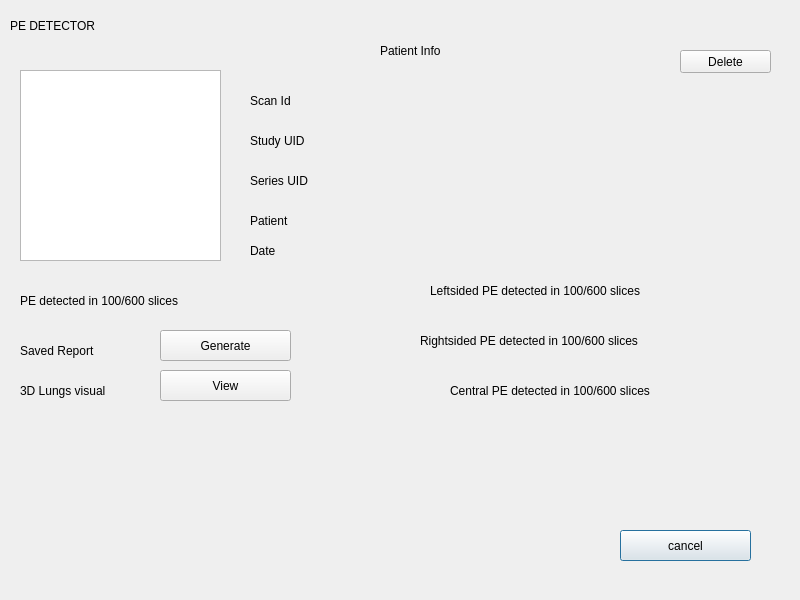
<?xml version="1.0" encoding="UTF-8"?>
<ui version="4.0">
 <class>Dialog</class>
 <widget class="QDialog" name="Dialog">
  <property name="geometry">
   <rect>
    <x>0</x>
    <y>0</y>
    <width>800</width>
    <height>600</height>
   </rect>
  </property>
  <property name="windowTitle">
   <string>Dialog</string>
  </property>
  <widget class="QLabel" name="label">
   <property name="geometry">
    <rect>
     <x>10</x>
     <y>10</y>
     <width>231</width>
     <height>31</height>
    </rect>
   </property>
   <property name="styleSheet">
    <string notr="true">font: 24pt &quot;Sans Serif&quot;;</string>
   </property>
   <property name="text">
    <string>PE DETECTOR</string>
   </property>
  </widget>
  <widget class="QLabel" name="label_2">
   <property name="geometry">
    <rect>
     <x>250</x>
     <y>90</y>
     <width>181</width>
     <height>21</height>
    </rect>
   </property>
   <property name="styleSheet">
    <string notr="true">font: 12pt &quot;Sans Serif&quot;;</string>
   </property>
   <property name="text">
    <string>Scan Id</string>
   </property>
  </widget>
  <widget class="QLabel" name="label_3">
   <property name="geometry">
    <rect>
     <x>250</x>
     <y>130</y>
     <width>171</width>
     <height>21</height>
    </rect>
   </property>
   <property name="styleSheet">
    <string notr="true">font: 12pt &quot;Sans Serif&quot;;</string>
   </property>
   <property name="text">
    <string>Study UID</string>
   </property>
  </widget>
  <widget class="QPushButton" name="pushButton">
   <property name="geometry">
    <rect>
     <x>620</x>
     <y>530</y>
     <width>131</width>
     <height>31</height>
    </rect>
   </property>
   <property name="styleSheet">
    <string notr="true">font: 12pt &quot;Sans Serif&quot;;</string>
   </property>
   <property name="text">
    <string>cancel</string>
   </property>
  </widget>
  <widget class="QPushButton" name="pushButton_4">
   <property name="geometry">
    <rect>
     <x>680</x>
     <y>50</y>
     <width>91</width>
     <height>23</height>
    </rect>
   </property>
   <property name="styleSheet">
    <string notr="true">font: 12pt &quot;Sans Serif&quot;;</string>
   </property>
   <property name="text">
    <string>Delete</string>
   </property>
  </widget>
  <widget class="QLabel" name="label_4">
   <property name="geometry">
    <rect>
     <x>250</x>
     <y>170</y>
     <width>171</width>
     <height>21</height>
    </rect>
   </property>
   <property name="styleSheet">
    <string notr="true">font: 12pt &quot;Sans Serif&quot;;</string>
   </property>
   <property name="text">
    <string>Series UID</string>
   </property>
  </widget>
  <widget class="QLabel" name="label_5">
   <property name="geometry">
    <rect>
     <x>250</x>
     <y>210</y>
     <width>81</width>
     <height>21</height>
    </rect>
   </property>
   <property name="styleSheet">
    <string notr="true">font: 12pt &quot;Sans Serif&quot;;</string>
   </property>
   <property name="text">
    <string>Patient</string>
   </property>
  </widget>
  <widget class="QLabel" name="label_6">
   <property name="geometry">
    <rect>
     <x>20</x>
     <y>290</y>
     <width>261</width>
     <height>21</height>
    </rect>
   </property>
   <property name="styleSheet">
    <string notr="true">font: 12pt &quot;Sans Serif&quot;;</string>
   </property>
   <property name="text">
    <string>PE detected in 100/600 slices</string>
   </property>
  </widget>
  <widget class="QLabel" name="label_7">
   <property name="geometry">
    <rect>
     <x>250</x>
     <y>240</y>
     <width>171</width>
     <height>21</height>
    </rect>
   </property>
   <property name="styleSheet">
    <string notr="true">font: 12pt &quot;Sans Serif&quot;;</string>
   </property>
   <property name="text">
    <string>Date</string>
   </property>
  </widget>
  <widget class="QGraphicsView" name="graphicsView">
   <property name="geometry">
    <rect>
     <x>20</x>
     <y>70</y>
     <width>201</width>
     <height>191</height>
    </rect>
   </property>
  </widget>
  <widget class="QLabel" name="label_10">
   <property name="geometry">
    <rect>
     <x>20</x>
     <y>340</y>
     <width>131</width>
     <height>21</height>
    </rect>
   </property>
   <property name="styleSheet">
    <string notr="true">font: 12pt &quot;Sans Serif&quot;;</string>
   </property>
   <property name="text">
    <string>Saved Report</string>
   </property>
  </widget>
  <widget class="QPushButton" name="pushButton_2">
   <property name="geometry">
    <rect>
     <x>160</x>
     <y>330</y>
     <width>131</width>
     <height>31</height>
    </rect>
   </property>
   <property name="styleSheet">
    <string notr="true">font: 12pt &quot;Sans Serif&quot;;</string>
   </property>
   <property name="text">
    <string>Generate</string>
   </property>
  </widget>
  <widget class="QLabel" name="label_9">
   <property name="geometry">
    <rect>
     <x>380</x>
     <y>40</y>
     <width>181</width>
     <height>21</height>
    </rect>
   </property>
   <property name="styleSheet">
    <string notr="true">font: 12pt &quot;Sans Serif&quot;;</string>
   </property>
   <property name="text">
    <string>Patient Info</string>
   </property>
  </widget>
  <widget class="QLabel" name="label_8">
   <property name="geometry">
    <rect>
     <x>430</x>
     <y>280</y>
     <width>321</width>
     <height>21</height>
    </rect>
   </property>
   <property name="styleSheet">
    <string notr="true">font: 12pt &quot;Sans Serif&quot;;</string>
   </property>
   <property name="text">
    <string>Leftsided PE detected in 100/600 slices</string>
   </property>
  </widget>
  <widget class="QLabel" name="label_11">
   <property name="geometry">
    <rect>
     <x>420</x>
     <y>330</y>
     <width>341</width>
     <height>21</height>
    </rect>
   </property>
   <property name="styleSheet">
    <string notr="true">font: 12pt &quot;Sans Serif&quot;;</string>
   </property>
   <property name="text">
    <string>Rightsided PE detected in 100/600 slices</string>
   </property>
  </widget>
  <widget class="QLabel" name="label_12">
   <property name="geometry">
    <rect>
     <x>450</x>
     <y>380</y>
     <width>311</width>
     <height>21</height>
    </rect>
   </property>
   <property name="styleSheet">
    <string notr="true">font: 12pt &quot;Sans Serif&quot;;</string>
   </property>
   <property name="text">
    <string>Central PE detected in 100/600 slices</string>
   </property>
  </widget>
  <widget class="QLabel" name="label_13">
   <property name="geometry">
    <rect>
     <x>20</x>
     <y>380</y>
     <width>131</width>
     <height>21</height>
    </rect>
   </property>
   <property name="styleSheet">
    <string notr="true">font: 12pt &quot;Sans Serif&quot;;</string>
   </property>
   <property name="text">
    <string>3D Lungs visual</string>
   </property>
  </widget>
  <widget class="QPushButton" name="pushButton_3">
   <property name="geometry">
    <rect>
     <x>160</x>
     <y>370</y>
     <width>131</width>
     <height>31</height>
    </rect>
   </property>
   <property name="styleSheet">
    <string notr="true">font: 12pt &quot;Sans Serif&quot;;</string>
   </property>
   <property name="text">
    <string>View</string>
   </property>
  </widget>
 </widget>
 <resources/>
 <connections/>
</ui>
